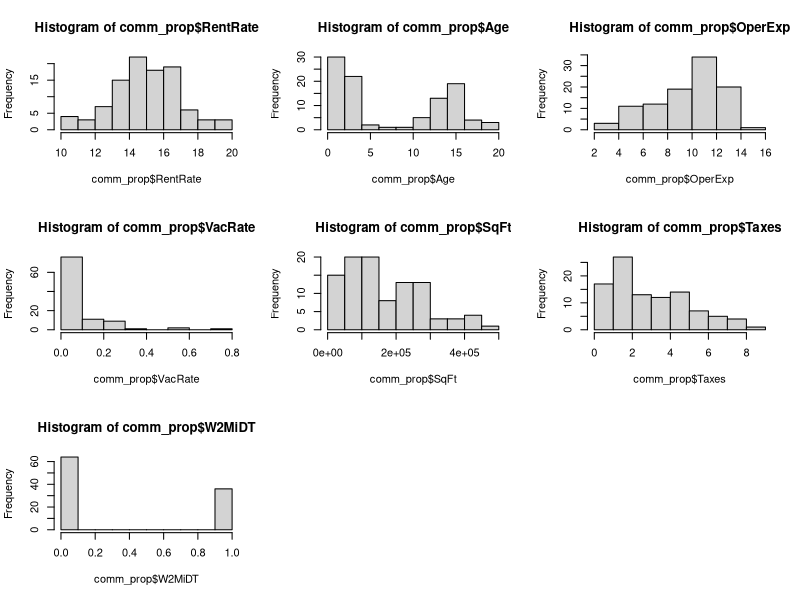
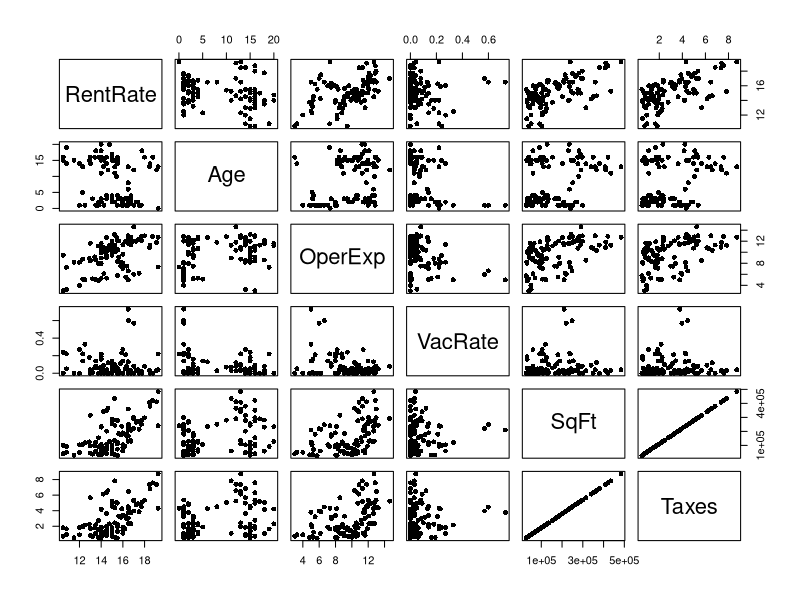

Recreate these plots in R, in order.
## ---- chunk 1
knitr::opts_chunk$set(echo = TRUE)
## ---- chunk 2
comm_prop <- read.csv("comm_prop.csv")
head(comm_prop,5)
## ---- chunk 3
par(mfrow = c(3,3))
hist(comm_prop$RentRate)
hist(comm_prop$Age)
hist(comm_prop$OperExp)
hist(comm_prop$VacRate)
hist(comm_prop$SqFt)
hist(comm_prop$Taxes)
hist(comm_prop$W2MiDT)

## ---- chunk 4
cor(comm_prop[1:6])
## ---- chunk 5
pairs(comm_prop[1:6], pch=16)
